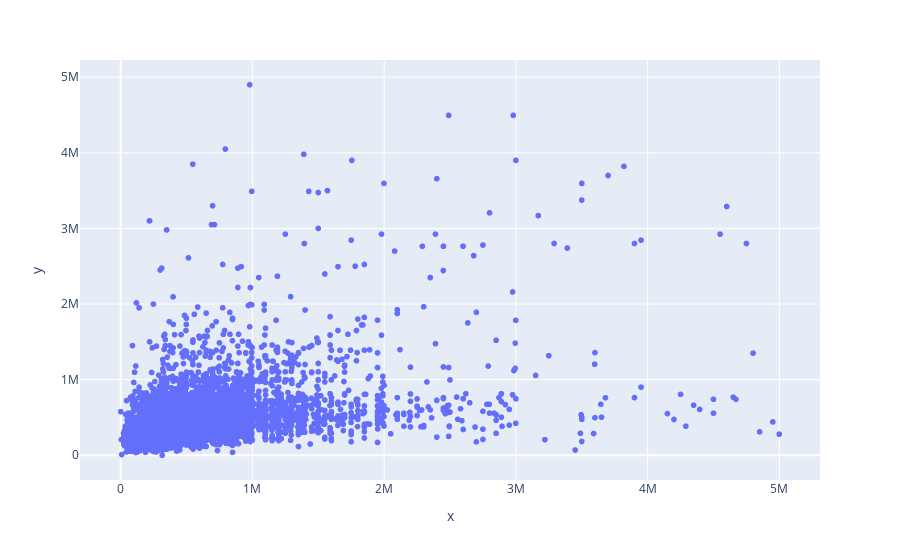

Notebook code for this chart:
### Code cell
# plot the predicted values comparing to the actual values:

fig = px.scatter(x = y_test, y= y_pred)
fig.show()

### Figure 1 — Plotly figure (JSON) as saved in the notebook; plotly's stock layout.template omitted (floating-point values rounded to 4 significant figures; data arrays with more than 128 entries replaced by an {"elided": "..."} marker saying what was removed)
{"data": [{"hovertemplate": "x=%{x}<br>y=%{y}<extra></extra>", "legendgroup": "", "marker": {"color": "#636efa", "symbol": "circle"}, "mode": "markers", "name": "", "showlegend": false, "type": "scattergl", "x": {"elided": "9235 float values"}, "xaxis": "x", "y": {"elided": "9235 float values"}, "yaxis": "y"}], "layout": {"legend": {"tracegroupgap": 0}, "margin": {"t": 60}, "xaxis": {"anchor": "y", "domain": [0, 1], "title": {"text": "x"}}, "yaxis": {"anchor": "x", "domain": [0, 1], "title": {"text": "y"}}}}
